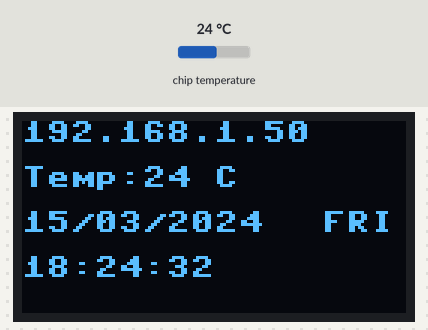
This program was run on a simulated Raspberry Pi Pico running MicroPython. On the bench: 128×64 one-colour display. The inputs (shaded band) are chosen by the test bench; at power-on: chip temperature 24 °C. WiFi joins after 1.5 s; the clock reads 2024-03-15 10:24:30 at power-on unless the program sets it; what the program prints to the serial console is not drawn.

Above: at 2.8 s.
2.9 s: chip temperature set to 1 °C
At 4.3 s:
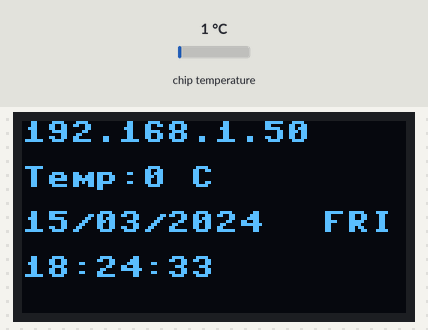
6.2 s: chip temperature set to 11 °C
At 7.5 s:
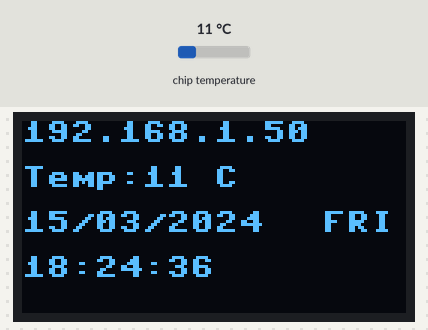
9.2 s: chip temperature set to 22 °C
At 10.6 s:
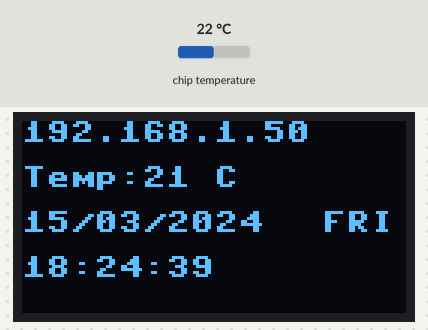
Timing chart, 0 to 12.2 s (numbered marks = the images above; inputs shaded):
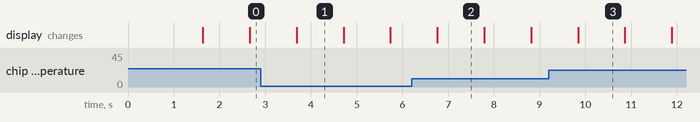

Measured:
- what the display in image 1 shows lasts 1.0 s, from 3.7 s to 4.7 s

The program:

Example_2.py
```python
import network
import time
import ntptime  # MicroPython module to get time from NTP server
import wificonfig
from machine import Pin, I2C, RTC, ADC
from time import sleep
from ssd1306 import SSD1306_I2C

day_of_week = ['MON','TUE','WED','THU','FRI','SAT','SUN']

# --------------------------
# OLED setup
# --------------------------
WIDTH = 128
HEIGHT = 64
i2c = I2C(0, scl=Pin(17), sda=Pin(16), freq=400000)
oled = SSD1306_I2C(WIDTH, HEIGHT, i2c)

# --------------------------
# Wi-Fi connect
# --------------------------
ssid = wificonfig.ssid
password = wificonfig.password

print('connecting to wifi...')
wlan = network.WLAN(network.STA_IF)
wlan.active(True)
wlan.connect(ssid, password)

oled.fill(0)
oled.text('searching wifi', 0, 0)
oled.show()

while not wlan.isconnected():
    sleep(0.5)

print('Connected to :' ,wlan.ifconfig())
ip = wlan.ifconfig()[0]

# --------------------------
# Time zone offset
# --------------------------
TZ_OFFSET = 8 * 3600  # Singapore UTC+8

# --------------------------
# Get NTP time once and set RTC
# --------------------------
def set_rtc_from_ntp():
    while True:
        try:
            ntptime.settime()  # Fetch UTC time and set Pico RTC
            rtc = RTC()
            # Add TZ_OFFSET to RTC by calculating epoch
            epoch = time.time() + TZ_OFFSET
            t = time.localtime(epoch)
            rtc.datetime((
                t[0], t[1], t[2],  # year, month, day
                t[6],               # weekday
                t[3], t[4], t[5],   # hour, minute, second
                0                    # subseconds
            ))
            print("RTC initialized from NTP:", rtc.datetime())
            break
        except OSError:
            print("NTP fetch failed, retrying in 2s...")
            sleep(2)

# Initialize RTC once at startup
set_rtc_from_ntp()

# --------------------------
# Onboard temperature
# --------------------------
temp_sensor = ADC(4)
conversion_factor = 3.3 / 65535

# --------------------------
# MAIN LOOP
# --------------------------
while True:
    rtc = RTC()
    year, month, day, weekday, hour, minute, second, _ = rtc.datetime()

    date_str = f"{day:02d}/{month:02d}/{year}"
    time_str = f"{hour:02d}:{minute:02d}:{second:02d}"

    # Read temperature
    reading = temp_sensor.read_u16()
    voltage = reading * conversion_factor
    temp = 27 - (voltage - 0.706) / 0.001721
    temperature = f"Temp:{int(temp)} C"

    # Update OLED
    oled.fill(0)
    oled.text(ip, 0, 0)
    oled.text(temperature, 0, 15)
    oled.text(date_str, 0, 30)
    oled.text(time_str, 0, 45)
    oled.text(day_of_week[weekday], 100, 30)
    oled.show()

    sleep(1)
```

wificonfig.py
```python
ssid='SSGoh'
password='Aquarius7047'
```
